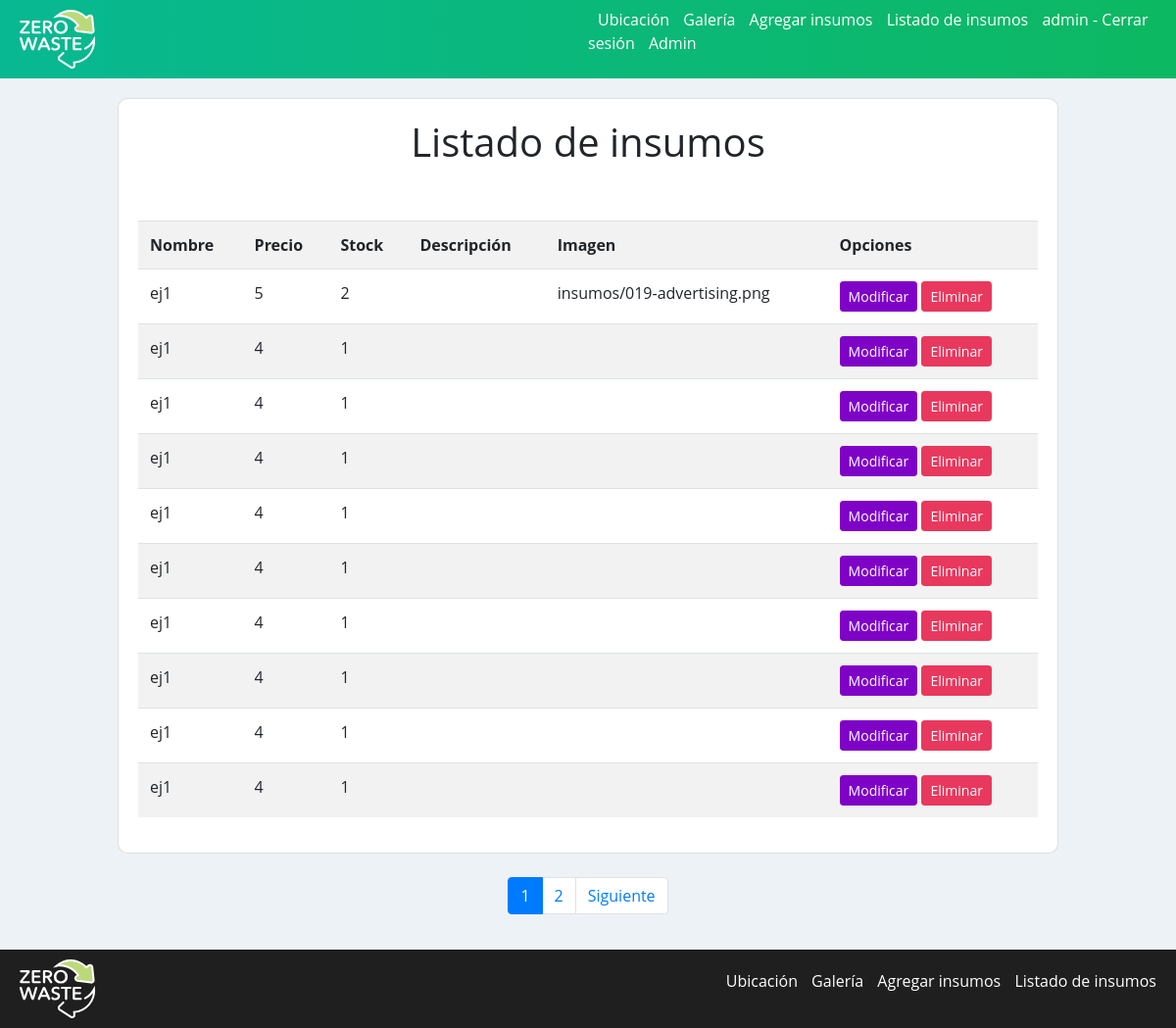
Page /listar-insumos (signed in) on the committed database.
### app/models.py (models this page shows)
class Insumos(models.Model):
    nombre = models.CharField(max_length=120)
    precio = models.IntegerField()
    imagen = models.ImageField(null=True, blank=True, upload_to="insumos")
    descripcion = models.TextField(max_length=200, null=True, blank=True)
    stock = models.IntegerField()
    class Meta:
        verbose_name = "Insumo"
        verbose_name_plural = "Insumos"

### app/views.py (the view)
# urls.py: path('listar-insumos', listar_insumos, name="listar_insumos"),
@permission_required('app.view_insumos')
def listar_insumos(request):
    insumos = Insumos.objects.all()
    page = request.GET.get('page', 1)
    try:
        paginator = Paginator(insumos, 10)
        insumos = paginator.page(page)
    except:
        raise Http404
    data = {
        "entity": insumos,
        "paginator": paginator
    }
    return render(request, 'app/insumos/listar.html', data)

### app/templates/app/insumos/listar.html (shortened to what this page needs)
{% extends 'app/base.html' %}
{% block contenido %}
<div class="card">
    <div class="card-body">
        <h1 class="title">Listado de insumos</h1>
        <br><br>
        <table class="table table-striped table-hover table-responsive-sm" id="pagtable">
            <tr>
                <th>Nombre</th>
                <th>Precio</th>
                <th>Stock</th>
                <th>Descripción</th>
                <th>Imagen</th>
                <th>Opciones</th>
            </tr>
            {% for i in entity %}
            <tr>
                <td> {{ i.nombre }} </td>
                <td>{{ i.precio }}</td>
                <td>{{ i.stock }}</td>
                <td>{{ i.descripcion }}</td>
                <td>{{ i.imagen }}</td>
                <td>
                    {% if perms.app.change_insumos %}
                    <a class="btn btn-primary btn-sm" href="{% url 'modificar_insumos' i.id %}">Modificar</a>
                    {% endif %}
                    {% if perms.app.delete_insumos %}
                    <a class="btn btn-danger btn-sm" href="#" onclick="eliminarInsumo({{i.id}})">Eliminar</a>
                    {% endif %}
                </td>
            </tr>
            {% endfor %}
        </table>
    </div>
</div>
<br>
{% include 'app/paginator.html' %}
{% endblock %}

### app/templates/app/base.html (shortened to what this page needs)
<!DOCTYPE html>
<html lang="es">
<head>
    <link rel="stylesheet" href="https://cdn.jsdelivr.net/npm/bootstrap@4.5.3/dist/css/bootstrap.min.css">
    {% load static %}
    <link rel="stylesheet" href="{% static 'app/css/estilos.css' %}">
</head>
<body>
    <header id="header">
        <div class="logo_container">
            <a href="{% url 'home' %}">
                <img src="{% static 'app/img/logo.svg' %}" alt="logo" class="logo">
            </a>
        </div>
        <div>
            <nav id="nav">
                <ul>
                    <li>
                        <a class="custom-nav" href="{% url 'ubicacion' %}">Ubicación</a>
                    </li>
                    <li>
                        <a class="custom-nav" href="{% url 'galeria' %}">Galería</a>
                    </li>
                    {% if perms.app.add_insumos %}
                    <li>
                        <a class="custom-nav" href="{% url 'agregrar_insumos' %}">Agregar insumos</a>
                    </li>
                    {% endif %}
                    {% if perms.app.view_insumos %}
                    <li>
                        <a class="custom-nav" href="{% url 'listar_insumos' %}">Listado de insumos</a>
                    </li>
                    {% endif %}
                    {% if user.is_authenticated %}
                    <li>
                        <a class="custom-nav" href="{% url 'logout' %}">{{ user.username }} - Cerrar sesión</a>
                    </li>
                    {% endif %}
                    {% if user.is_superuser %}
                    <li>
                        <a class="custom-nav" href="{% url 'admin' %}">Admin</a>
                    </li>
                    {% endif %}
                </ul>
            </nav>
        </div>
    </header>
    <div id="content">
        {% block contenido %}
        {% endblock %}
    </div>
    <footer>
        <div class="logo_container">
            <a href="{% url 'home' %}">
                <img src="{% static 'app/img/logo.svg' %}" alt="" class="logo">
            </a>
        </div>
        <div class="nav-footer">
            <nav id="nav">
                <ul>
                    <li>
                        <a class="custom-nav" href="{% url 'ubicacion' %}">Ubicación</a>
                    </li>
                    <li>
                        <a class="custom-nav" href="{% url 'galeria' %}">Galería</a>
                    </li>
                    {% if perms.app.add_insumos %}
                    <li>
                        <a class="custom-nav" href="{% url 'agregrar_insumos' %}">Agregar insumos</a>
                    </li>
                    {% endif %}
                    {% if perms.app.view_insumos %}
                    <li>
                        <a class="custom-nav" href="{% url 'listar_insumos' %}">Listado de insumos</a>
                    </li>
                    {% endif %}
                </ul>
            </nav>
        </div>
    </footer>
</body>
</html>

### app/static/app/css/estilos.css (style rules this page uses)
* { margin: 0; padding: 0; }
header { width: 100%; height: 10vh; background: #0db862; background: -webkit-linear-gradient(right #08b892, #0db862); background: -moz-linear-gradient(right, #08b892, #0db862); background: linear-gradient(to right, #08b892, #0db862); display: flex; }
.card { border-radius: 10px; }
.btn-primary { background-color: #7F02C7; border-color: #7F02C7; }
.btn-danger { background-color: #e9385e; border-color: #e9385e; }
body { background-color: #EDF2F7; font-family: 'Open Sans', sans-serif; }
.title { text-align: center; }
header > div { width: 50%; }
.logo_container { display: flex; align-items: center; }
.logo { height: 60px; margin-left: 20px; }
nav { display: flex; justify-content: flex-end; align-items: center; height: 100%; }
nav > ul { margin-right: 20px; }
nav > ul > li { display: inline; margin-left: 10px; }
nav > ul > li > a { color: white; text-decoration: none; }
#content { width: 80%; margin: 20px auto; max-width: 1280px; min-height: 100vh; }
footer { width: 100%; height: 80px; background-color: #1f1f1f; display: flex; }
footer > div { width: 50%; }

### rows in the picture
Insumos: nombre "ej1", precio "5", stock "2", imagen "insumos/019-advertising.png"
Insumos: nombre "ej1", precio "4", stock "1"
Insumos: nombre "ej1", precio "4", stock "1"
Insumos: nombre "ej1", precio "4", stock "1"
Insumos: nombre "ej1", precio "4", stock "1"
Insumos: nombre "ej1", precio "4", stock "1"
Insumos: nombre "ej1", precio "4", stock "1"
Insumos: nombre "ej1", precio "4", stock "1"
Insumos: nombre "ej1", precio "4", stock "1"
Insumos: nombre "ej1", precio "4", stock "1"

### other values in the picture
{{ user.username }} "admin"
{{ page }} "1" "2"
